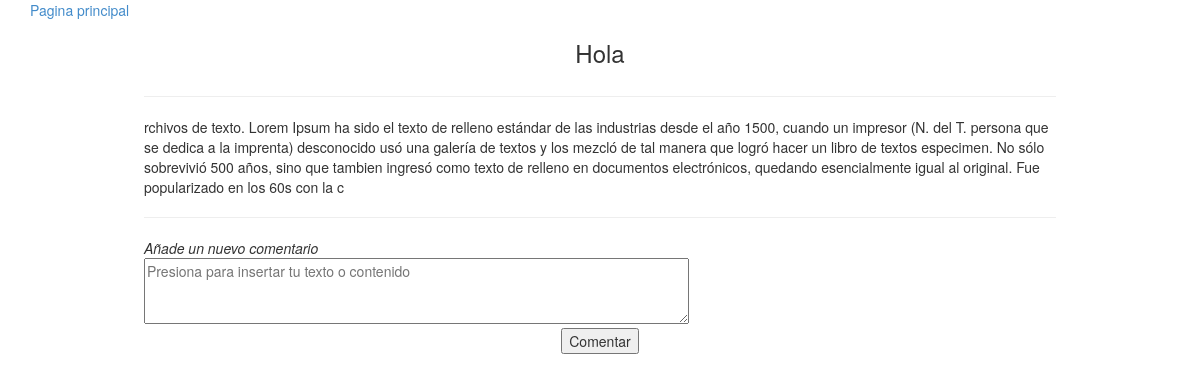
/ncomentario.php?ncomentario=2&prev=2, run on the app's committed database.
### tables this page shows
CREATE TABLE `temas` (
  `id` int(11) NOT NULL AUTO_INCREMENT,
  `id_usuario` varchar(45) DEFAULT NULL,
  `titulo` varchar(45) DEFAULT NULL,
  `fecha_pub` timestamp NOT NULL DEFAULT CURRENT_TIMESTAMP ON UPDATE CURRENT_TIMESTAMP,
  `contenido` text,
  PRIMARY KEY (`id`)
);

### ncomentario.php (the view, shortened to what this page needs)
<?php
	$conexion=@mysql_connect(SQL_HOST, SQL_USER, SQL_PWD);
	if (isset($_GET['prev'])) {
		$sqlprev="SELECT * FROM temas WHERE id='".$_GET['prev']."'";
		$prevtemas=mysql_query($sqlprev, $conexion);
		$temasprev= mysql_fetch_array($prevtemas);
		$tema=$temasprev['titulo'];
		$contenidotema=$temasprev['contenido'];
	}
	else {
		$tema="";
		$contenidotema="";
	}
	if (isset($_GET['idcomentario'])) {
		$idcoment=$_GET['idcomentario'];
		$conexion=@mysql_connect(SQL_HOST, SQL_USER, SQL_PWD);
		@mysql_select_db(SQL_DB, $conexion) or die(mysql_error());
		$sql_editar= "SELECT * FROM comentarios where id='".$idcoment."';";
		$recordset1= mysql_query($sql_editar, $conexion) or die (mysql_error());
		$recordset= mysql_fetch_array($recordset1);
		$contenido=$recordset['comentario'];
		$iddecomentario=$recordset['id'];
	}
	else {
		$contenido="";
	}
 ?>
<!DOCTYPE HTML>
<html>
	<head>
	    <link href="css/bootstrap.min.css" rel="stylesheet">
	</head>
	<body>
		<div class="container">
			<a href="index.php">Pagina principal</a>
				<form action="ncomentario.php" method="POST" name="comentario2">
					<table width=80% align="center">
						<?php
							 echo "<tr><td align='center'><h3>".$tema."</h3></td></tr>
						<tr><td><hr></td></tr>
						<tr><td>".$contenidotema."</td></tr>
						<tr><td><hr></td></tr>";
						 ?>
						<tr><td><i>Añade un nuevo comentario</i></td></tr>
						<tr><td><textarea name="contenido" id="contenido" cols="70" rows="3" placeholder="Presiona para insertar tu texto o contenido"><?php echo $contenido; ?></textarea></td></tr>
						<tr><td align="center"><input type="submit" value="Comentar"></td></tr>
					</table>
				</form>
   		    </div>
	</body>
</html>

### data on the page
temas: titulo "Hola", contenido "rchivos de texto. Lorem Ipsum ha sido el texto de relleno estándar de las industrias desde el año 1500, cuando un impresor (N. del T. persona que se dedica a la imprenta) desconocido usó una galería de textos y los mezcló de tal manera que logró hacer un libro de textos especimen. No sólo sobrevivió 500 años, sino que tambien ingresó como texto de relleno en documentos electrónicos, quedando esencialmente igual al original. Fue popularizado en los 60s con la c"
